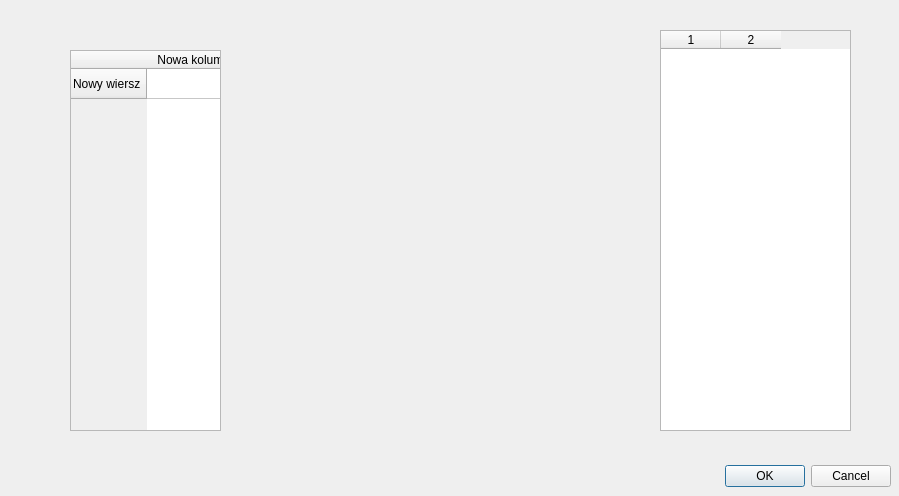
<?xml version="1.0" encoding="UTF-8"?>
<ui version="4.0">
 <class>Dialog</class>
 <widget class="QDialog" name="Dialog">
  <property name="geometry">
   <rect>
    <x>0</x>
    <y>0</y>
    <width>899</width>
    <height>496</height>
   </rect>
  </property>
  <property name="windowTitle">
   <string>Dialog</string>
  </property>
  <widget class="QDialogButtonBox" name="buttonBox">
   <property name="geometry">
    <rect>
     <x>550</x>
     <y>460</y>
     <width>341</width>
     <height>32</height>
    </rect>
   </property>
   <property name="orientation">
    <enum>Qt::Horizontal</enum>
   </property>
   <property name="standardButtons">
    <set>QDialogButtonBox::Cancel|QDialogButtonBox::Ok</set>
   </property>
   <property name="centerButtons">
    <bool>false</bool>
   </property>
  </widget>
  <widget class="QTableWidget" name="table">
   <property name="geometry">
    <rect>
     <x>660</x>
     <y>30</y>
     <width>191</width>
     <height>401</height>
    </rect>
   </property>
   <property name="columnCount">
    <number>2</number>
   </property>
   <attribute name="horizontalHeaderDefaultSectionSize">
    <number>60</number>
   </attribute>
   <attribute name="horizontalHeaderHighlightSections">
    <bool>true</bool>
   </attribute>
   <attribute name="horizontalHeaderMinimumSectionSize">
    <number>60</number>
   </attribute>
   <column/>
   <column/>
  </widget>
  <widget class="QTableWidget" name="tableWidget">
   <property name="geometry">
    <rect>
     <x>70</x>
     <y>50</y>
     <width>151</width>
     <height>381</height>
    </rect>
   </property>
   <row>
    <property name="text">
     <string>Nowy wiersz</string>
    </property>
   </row>
   <column>
    <property name="text">
     <string>Nowa kolumna</string>
    </property>
   </column>
  </widget>
 </widget>
 <resources/>
 <connections>
  <connection>
   <sender>buttonBox</sender>
   <signal>clicked(QAbstractButton*)</signal>
   <receiver>Dialog</receiver>
   <slot>hide()</slot>
   <hints>
    <hint type="sourcelabel">
     <x>720</x>
     <y>475</y>
    </hint>
    <hint type="destinationlabel">
     <x>449</x>
     <y>247</y>
    </hint>
   </hints>
  </connection>
 </connections>
</ui>
